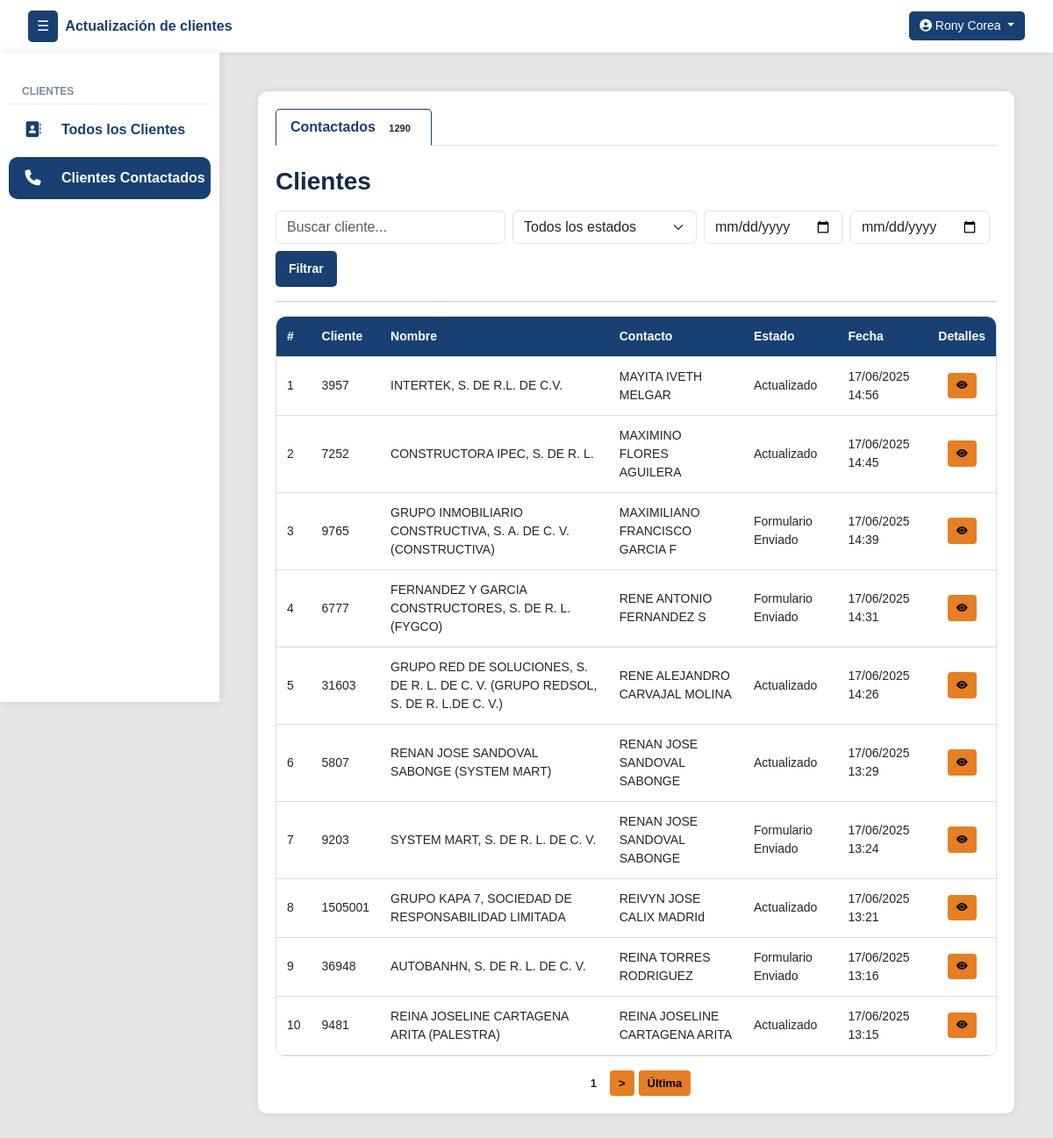
Before: /clientes/contactados/ (signed in) with the older database file.
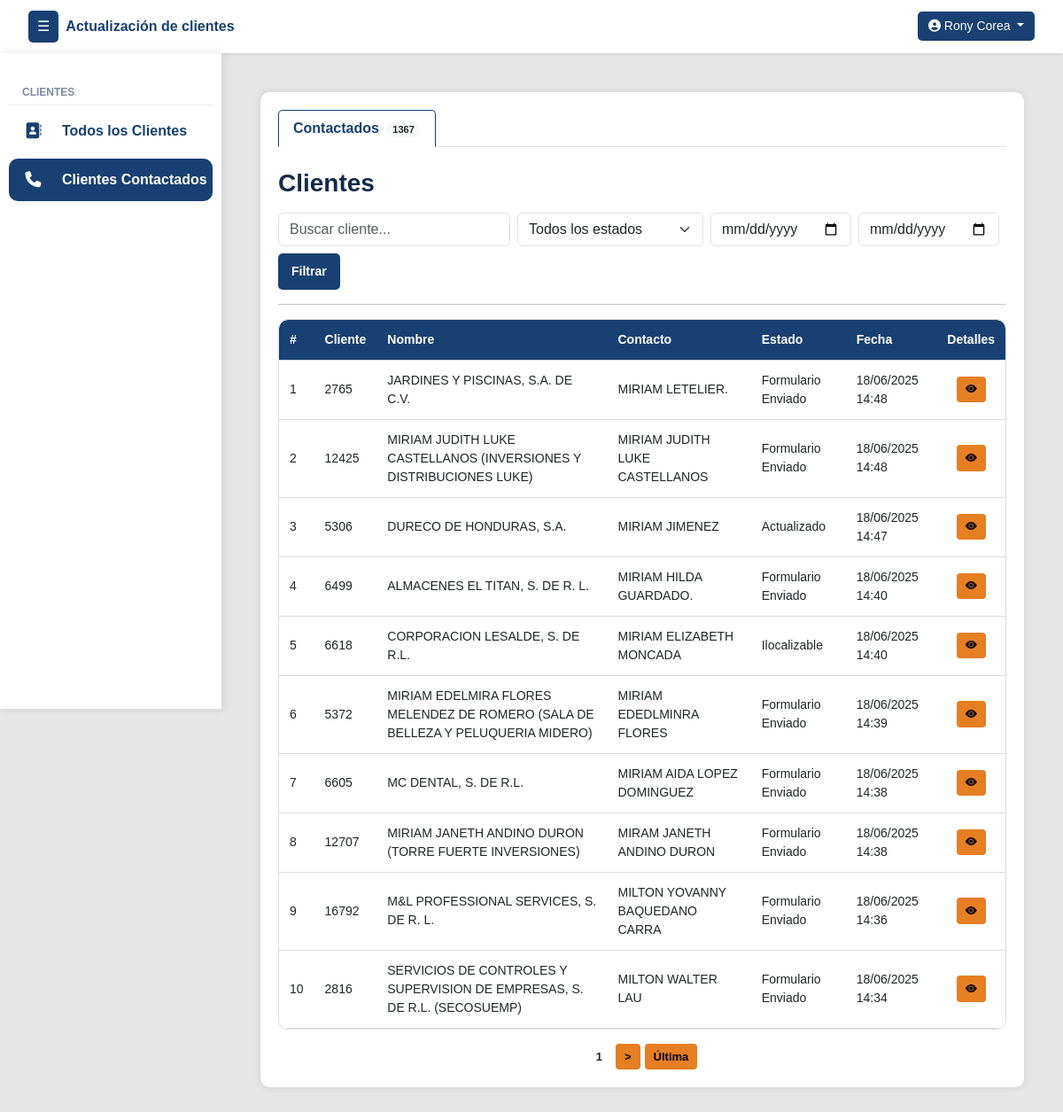
After: the same page with the newer database file.
### clientes/models.py (models this page shows, shortened)
class Cliente(models.Model):
    numero_cliente = models.CharField(max_length=50, unique=True)
    nombre_cliente = models.CharField(max_length=255)
    contacto_cliente = models.CharField(max_length=255)
    contacto_cargo = models.CharField(max_length=100, null=True, blank=True)
    telefono_cliente = models.CharField(max_length=50, null=True, blank=True)
    telefono_dos = models.CharField(max_length=50, null=True, blank=True)
    direccion = models.CharField(max_length=255, null=True, blank=True)
    correo = models.CharField(max_length=254, null=True, blank=True)
    estado_actual = models.ForeignKey(EstadoReporte, on_delete=models.SET_NULL, null=True, blank=True, default=1)
    asignado_inicial = models.ForeignKey(User, on_delete=models.SET_NULL, null=True, blank=True, related_name='clientes_asignados_inicialmente')
    asignado_usuario = models.ForeignKey(User, on_delete=models.SET_NULL, null=True, blank=True, related_name='clientes_asignados')
    veces_contactado = models.PositiveIntegerField(default=0)
    sin_contestar = models.PositiveIntegerField(default=0)
    formulario_sin_contestar = models.PositiveIntegerField(default=0)
    ultima_llamada_no_contesto = models.DateTimeField(null=True, blank=True)
    ultimo_envio_formulario = models.DateTimeField(null=True, blank=True)

class EstadoReporte(models.Model):
    nombre = models.CharField(max_length=100, unique=True)
    creado_por = models.ForeignKey(User, on_delete=models.SET_NULL, null=True, blank=True)
    creado_en = models.DateTimeField(auto_now_add=True)
    estado = models.CharField(max_length=50, choices=[('activo', 'Activo'), ('inactivo', 'Inactivo')])
    intentos = models.PositiveIntegerField(default=0)
    genera_movimiento = models.BooleanField(default=True)

class MovimientoEstado(models.Model):
    cliente = models.ForeignKey(Cliente, on_delete=models.CASCADE, related_name='movimientos')
    estado = models.ForeignKey(EstadoReporte, on_delete=models.SET_NULL, null=True)
    actualizado_por = models.ForeignKey(User, on_delete=models.SET_NULL, null=True)
    actualizado_por_admin = models.ForeignKey(User, on_delete=models.SET_NULL, null=True, blank=True, related_name='movimientos_admin')
    fecha_hora = models.DateTimeField(auto_now_add=True)

class HistorialEstadoSinMovimiento(models.Model):
    cliente = models.ForeignKey(Cliente, on_delete=models.CASCADE, related_name='historial_sin_movimiento')
    estado = models.ForeignKey(EstadoReporte, on_delete=models.SET_NULL, null=True)
    actualizado_por = models.ForeignKey(User, on_delete=models.SET_NULL, null=True)
    actualizado_por_admin = models.ForeignKey(User, on_delete=models.SET_NULL, null=True, blank=True, related_name='historial_admin')
    nota = models.CharField(max_length=500, blank=True)
    fecha_hora = models.DateTimeField(auto_now_add=True)
    genera_movimiento = models.BooleanField(default=False)

### clientes/views.py (the view)
# urls.py: path('clientes/contactados/', vistasClientes.clientes_reportados, name='clientes_reportados'),
@login_required
def clientes_reportados(request):
    user = request.user
    grupos = user.groups.values_list('name', flat=True)
    search_query = request.GET.get('q', '').strip()
    estado_query = request.GET.get('estado', '').strip().lower()
    fecha_inicio = parse_date(request.GET.get('fecha_inicio', ''))
    fecha_fin = parse_date(request.GET.get('fecha_fin', ''))
    subquery_ultima_fecha_mov = MovimientoEstado.objects.filter(cliente=OuterRef('pk')).order_by('-fecha_hora').values('fecha_hora')[:1]
    subquery_ultima_fecha_hist = HistorialEstadoSinMovimiento.objects.filter(cliente=OuterRef('pk')).order_by('-fecha_hora').values('fecha_hora')[:1]
    clientes_reportados_query = Cliente.objects.prefetch_related(
        'movimientos__notas', 'historial_sin_movimiento', 'asignado_usuario', 'asignado_inicial', 'estado_actual'
    ).annotate(
        ultima_fecha_mov=Subquery(subquery_ultima_fecha_mov, output_field=DateTimeField()),
        ultima_fecha_hist=Subquery(subquery_ultima_fecha_hist, output_field=DateTimeField()),
        ultima_fecha=Greatest(
            Coalesce(Subquery(subquery_ultima_fecha_mov, output_field=DateTimeField()), Value(datetime(1900, 1, 1))),
            Coalesce(Subquery(subquery_ultima_fecha_hist, output_field=DateTimeField()), Value(datetime(1900, 1, 1)))
        )
    )
    if "super_admin" in grupos or "admin_group" in grupos:
        clientes_filtrados = clientes_reportados_query.filter(
            Q(Exists(MovimientoEstado.objects.filter(cliente=OuterRef('pk')))) |
            Q(Exists(HistorialEstadoSinMovimiento.objects.filter(cliente=OuterRef('pk'))))
        )
    elif "estandar_group" in grupos or "colector_group" in grupos:
        clientes_filtrados = clientes_reportados_query.filter(
            Q(Exists(MovimientoEstado.objects.filter(cliente=OuterRef('pk'), actualizado_por=user))) |
            Q(Exists(HistorialEstadoSinMovimiento.objects.filter(cliente=OuterRef('pk'), actualizado_por=user)))
        )
    else:
        messages.error(request, "Acceso no permitido.")
        return redirect("inicio")
    if search_query:
        clientes_filtrados = clientes_filtrados.filter(
            Q(nombre_cliente__icontains=search_query) |
            Q(numero_cliente__icontains=search_query) |
            Q(contacto_cliente__icontains=search_query)
        )
    if estado_query:
        clientes_filtrados = clientes_filtrados.filter(estado_actual__nombre__iexact=estado_query)
    if fecha_inicio and fecha_fin:
        clientes_filtrados = clientes_filtrados.filter(
            ultima_fecha__date__range=(fecha_inicio, fecha_fin)
        )
    clientes_filtrados = clientes_filtrados.order_by('-ultima_fecha')
    clientes_paginados = paginar_queryset(request, clientes_filtrados, 'reportados')
    for cliente in clientes_paginados:
        movimientos_normales = [{"obj": m, "tipo": "con_movimiento"} for m in cliente.movimientos.all()]
        movimientos_historial = [{"obj": h, "tipo": "sin_movimiento"} for h in cliente.historial_sin_movimiento.all() if not h.genera_movimiento]
        todos_movimientos = sorted(movimientos_normales + movimientos_historial, key=lambda x: x["obj"].fecha_hora, reverse=True)
        movimientos_sin_admin = [m for m in todos_movimientos if getattr(m["obj"], "actualizado_por_admin", None) is None]
        cliente.todos_los_movimientos = todos_movimientos
        cliente.movimientos_sin_admin = movimientos_sin_admin
        if movimientos_sin_admin:
            cliente.ultimo_estado_real = movimientos_sin_admin[0]["obj"].estado
            cliente.reportado_por = movimientos_sin_admin[0]["obj"].actualizado_por
        else:
            cliente.ultimo_estado_real = cliente.estado_actual  # Fallback
            cliente.reportado_por = None
    estados_disponibles = EstadoReporte.objects.filter(
        id__in=Cliente.objects.values_list('estado_actual', flat=True).distinct()
    ).exclude(nombre__iexact="pendiente")
    return render(request, 'clientes/clientes_reportados.html', {
        "clientes": clientes_paginados,
        "view_type": "reportados",
        "search_query": search_query,
        "estado_query": estado_query,
        "fecha_inicio": fecha_inicio,
        "fecha_fin": fecha_fin,
        "estados_disponibles": estados_disponibles,
        "count_reportados": clientes_filtrados.count(),
    })

### UpdateTracker/templatetags/group_filters.py (called while the page is built)
@register.filter(name='has_group')
def has_group(user, group_name):
    return user.groups.filter(name=group_name).exists()

### clientes/views.py (called while the page is built)
def paginar_queryset(request, queryset, param, por_pagina=10):
    paginator = Paginator(queryset, por_pagina)
    pagina = request.GET.get(param)
    return paginator.get_page(pagina)

### templates/clientes/clientes_reportados.html (shortened to what the changed rows need)
{% extends 'layout/layout.html' %}
{% block content %}
<div class="container">
    <ul class="nav nav-tabs" id="clienteTabs" role="tablist">
        <li class="nav-item" role="presentation">
            <a class="nav-link {% if view_type == 'reportados' %}active{% endif %}" id="reportados-tab" href="{% url 'clientes_reportados' %}" role="tab" aria-controls="reportados" aria-selected="true">
                Contactados <span class="badge rounded-pill bg-light text-dark ms-1" id="countreportados">{{ count_reportados }}</span>
            </a>
        </li>
    </ul>
    <div class="tab-content mt-4" id="clienteTabsContent">
        {% if view_type == 'reportados' %}
        <div class="tab-pane fade show active" id="reportados" role="tabpanel" aria-labelledby="reportados-tab">
            <div class="table-responsive">
                <table class="styled-table" id="tablaReportados">
                    <thead>
                        <tr>
                            <th>#</th>
                            <th>Cliente</th>
                            <th>Nombre</th>
                            <th>Contacto</th>
                            <th>Estado</th>
                            <th>Fecha</th>
                            <th>Detalles</th>
                        </tr>
                    </thead>
                    <tbody>
                        {% for cliente in clientes %}
                        <tr>
                            <td>{{ forloop.counter }}</td>
                            <td>{{ cliente.numero_cliente }}</td>
                            <td>{{ cliente.nombre_cliente }}</td>
                            <td>{{ cliente.contacto_cliente }}</td>
                            <td>{{ cliente.estado_actual.nombre }}</td>
                            <td>
                                {% if cliente.todos_los_movimientos %}
                                    {{ cliente.todos_los_movimientos.0.obj.fecha_hora|date:"d/m/Y H:i" }}
                                {% else %}
                                    -
                                {% endif %}
                            </td>
                            <td class="text-center">
                                <button class="btn btn-sm btn-reportar"
                                        data-bs-toggle="modal"
                                        data-bs-target="#modalDetalle{{ cliente.id }}">
                                    <i class="bi bi-eye-fill"></i>
                                </button>
                            </td>
                        </tr>
                        {% empty %}
                        <tr>
                            <td colspan="8" class="text-center">No hay clientes reportados.</td>
                        </tr>
                        {% endfor %}
                    </tbody>
                </table>
            </div>
        </div>
        {% endif %}
    </div>
</div>
{% endblock %}

Changed rows visible on the page:
no longer on this page (row unchanged): Cliente: numero_cliente "3957", nombre_cliente "INTERTEK, S. DE R.L. DE C.V.", contacto_cliente "MAYITA IVETH MELGAR", estado_actual.nombre "Actualizado", todos_los_movimientos.0.obj.fecha_hora "17/06/2025 14:56"
no longer on this page (row unchanged): Cliente: numero_cliente "7252", nombre_cliente "CONSTRUCTORA IPEC, S. DE R. L.", contacto_cliente "MAXIMINO FLORES AGUILERA", estado_actual.nombre "Actualizado", todos_los_movimientos.0.obj.fecha_hora "17/06/2025 14:45"
no longer on this page (row unchanged): Cliente: numero_cliente "9765", nombre_cliente "GRUPO INMOBILIARIO CONSTRUCTIVA, S. A. DE C. V. (CONSTRUCTIVA)", contacto_cliente "MAXIMILIANO FRANCISCO GARCIA F", estado_actual.nombre "Formulario Enviado", todos_los_movimientos.0.obj.fecha_hora "17/06/2025 14:39"
no longer on this page (row unchanged): Cliente: numero_cliente "6777", nombre_cliente "FERNANDEZ Y GARCIA CONSTRUCTORES, S. DE R. L. (FYGCO)", contacto_cliente "RENE ANTONIO FERNANDEZ S", estado_actual.nombre "Formulario Enviado", todos_los_movimientos.0.obj.fecha_hora "17/06/2025 14:31"
no longer on this page (row unchanged): Cliente: numero_cliente "31603", nombre_cliente "GRUPO RED DE SOLUCIONES, S. DE R. L. DE C. V. (GRUPO REDSOL, S. DE R. L.DE C. V.)", contacto_cliente "RENE ALEJANDRO CARVAJAL MOLINA", estado_actual.nombre "Actualizado", todos_los_movimientos.0.obj.fecha_hora "17/06/2025 14:26"
no longer on this page (row unchanged): Cliente: numero_cliente "5807", nombre_cliente "RENAN JOSE SANDOVAL SABONGE (SYSTEM MART)", contacto_cliente "RENAN JOSE SANDOVAL SABONGE", estado_actual.nombre "Actualizado", todos_los_movimientos.0.obj.fecha_hora "17/06/2025 13:29"
no longer on this page (row unchanged): Cliente: numero_cliente "9203", nombre_cliente "SYSTEM MART, S. DE R. L. DE C. V.", contacto_cliente "RENAN JOSE SANDOVAL SABONGE", estado_actual.nombre "Formulario Enviado", todos_los_movimientos.0.obj.fecha_hora "17/06/2025 13:24"
no longer on this page (row unchanged): Cliente: numero_cliente "1505001", nombre_cliente "GRUPO KAPA 7, SOCIEDAD DE RESPONSABILIDAD LIMITADA", contacto_cliente "REIVYN JOSE CALIX MADRId", estado_actual.nombre "Actualizado", todos_los_movimientos.0.obj.fecha_hora "17/06/2025 13:21"
no longer on this page (row unchanged): Cliente: numero_cliente "36948", nombre_cliente "AUTOBANHN, S. DE R. L. DE C. V.", contacto_cliente "REINA TORRES RODRIGUEZ", estado_actual.nombre "Formulario Enviado", todos_los_movimientos.0.obj.fecha_hora "17/06/2025 13:16"
no longer on this page (row unchanged): Cliente: numero_cliente "9481", nombre_cliente "REINA JOSELINE CARTAGENA ARITA (PALESTRA)", contacto_cliente "REINA JOSELINE CARTAGENA ARITA", estado_actual.nombre "Actualizado", todos_los_movimientos.0.obj.fecha_hora "17/06/2025 13:15"
now on this page (row edited): Cliente: numero_cliente "2765", nombre_cliente "JARDINES Y PISCINAS, S.A. DE C.V.", contacto_cliente "MIRIAM LETELIER.", estado_actual.nombre "Formulario Enviado", todos_los_movimientos.0.obj.fecha_hora "18/06/2025 14:48"
now on this page (row edited): Cliente: numero_cliente "12425", nombre_cliente "MIRIAM JUDITH LUKE CASTELLANOS (INVERSIONES Y DISTRIBUCIONES LUKE)", contacto_cliente "MIRIAM JUDITH LUKE CASTELLANOS", estado_actual.nombre "Formulario Enviado", todos_los_movimientos.0.obj.fecha_hora "18/06/2025 14:48"
now on this page (row edited): Cliente: numero_cliente "5306", nombre_cliente "DURECO DE HONDURAS, S.A.", contacto_cliente "MIRIAM JIMENEZ", estado_actual.nombre "Actualizado", todos_los_movimientos.0.obj.fecha_hora "18/06/2025 14:47"
now on this page (row edited): Cliente: numero_cliente "6499", nombre_cliente "ALMACENES EL TITAN, S. DE R. L.", contacto_cliente "MIRIAM HILDA GUARDADO.", estado_actual.nombre "Formulario Enviado", todos_los_movimientos.0.obj.fecha_hora "18/06/2025 14:40"
now on this page (row edited): Cliente: numero_cliente "6618", nombre_cliente "CORPORACION LESALDE, S. DE R.L.", contacto_cliente "MIRIAM ELIZABETH MONCADA", estado_actual.nombre "Ilocalizable", todos_los_movimientos.0.obj.fecha_hora "18/06/2025 14:40"
now on this page (row edited): Cliente: numero_cliente "5372", nombre_cliente "MIRIAM EDELMIRA FLORES MELENDEZ DE ROMERO (SALA DE BELLEZA Y PELUQUERIA MIDERO)", contacto_cliente "MIRIAM EDEDLMINRA FLORES", estado_actual.nombre "Formulario Enviado", todos_los_movimientos.0.obj.fecha_hora "18/06/2025 14:39"
now on this page (row edited): Cliente: numero_cliente "6605", nombre_cliente "MC DENTAL, S. DE R.L.", contacto_cliente "MIRIAM AIDA LOPEZ DOMINGUEZ", estado_actual.nombre "Formulario Enviado", todos_los_movimientos.0.obj.fecha_hora "18/06/2025 14:38"
now on this page (row edited): Cliente: numero_cliente "12707", nombre_cliente "MIRIAM JANETH ANDINO DURON (TORRE FUERTE INVERSIONES)", contacto_cliente "MIRAM JANETH ANDINO DURON", estado_actual.nombre "Formulario Enviado", todos_los_movimientos.0.obj.fecha_hora "18/06/2025 14:38"
now on this page (row edited): Cliente: numero_cliente "16792", nombre_cliente "M&L PROFESSIONAL SERVICES, S. DE R. L.", contacto_cliente "MILTON YOVANNY BAQUEDANO CARRA", estado_actual.nombre "Formulario Enviado", todos_los_movimientos.0.obj.fecha_hora "18/06/2025 14:36"
now on this page (row edited): Cliente: numero_cliente "2816", nombre_cliente "SERVICIOS DE CONTROLES Y SUPERVISION DE EMPRESAS, S. DE R.L. (SECOSUEMP)", contacto_cliente "MILTON WALTER LAU", estado_actual.nombre "Formulario Enviado", todos_los_movimientos.0.obj.fecha_hora "18/06/2025 14:34"
Other visible differences:
{{ count_reportados }}: "1290" → "1367"
